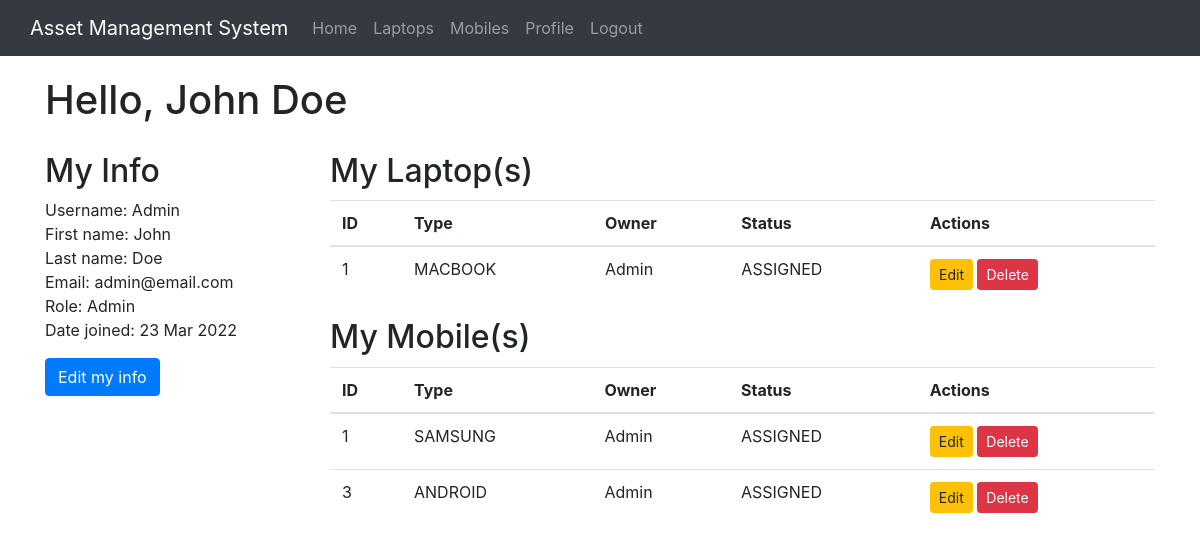
Page /users/display_profile (signed in) on the committed database.
### inventory/models.py (models this page shows, shortened)
class Laptop(models.Model):
    type_choices = (
        ("SURFACEPRO", "Surface Pro"),
        ("MACBOOK", "MacBook"),
        ("THINKPAD", "Thinkpad"),
    )
    type = models.CharField(max_length=100, choices=type_choices, blank=False)
    owner = models.ForeignKey(User, blank=True, null=True, on_delete=models.CASCADE)
    status_choices = (
        ("AVAILABLE", "Device is available to be assigned"),
        ("ASSIGNED", "Device is assigned to a staff member"),
        ("SETUP_REQUIRED", "This device needs setting up before it can be assigned"),
    )
    status = models.CharField(max_length=100, choices=status_choices, blank=False)

class Mobile(models.Model):
    type_choices = (
        ("ANDROID", "Android"),
        ("IPHONE", "iPhone"),
        ("SAMSUNG", "Samsung"),
    )
    type = models.CharField(max_length=100, choices=type_choices, blank=False)
    owner = models.ForeignKey(User, blank=True, null=True, on_delete=models.CASCADE)
    status_choices = (
        ("AVAILABLE", "Device is available to be assigned"),
        ("ASSIGNED", "Device is assigned to a staff member"),
        ("SETUP_REQUIRED", "This device needs setting up before it can be assigned"),
    )
    status = models.CharField(max_length=100, choices=status_choices, blank=False)

### users/views.py (the view)
def display_profile(request):
    laptops = Laptop.objects.all()
    mobiles = Mobile.objects.all()
    date_joined = request.user.date_joined.strftime("%d %b %Y")
    context = {
        "user": request.user,
        "date_joined": date_joined,
        "laptops": laptops,
        "mobiles": mobiles,
    }
    return render(request, "authenticate/display_profile.html", context)

### users/templates/authenticate/display_profile.html
{% extends 'inventory/base.html' %}
{% block body%}
    <h1>Hello, {{user.first_name}} {{user.last_name}}</h1>
    <div class="profile row">
        <div class="col-md-3">
            <h2>My Info</h2>
            <ul class="info">
                <li>Username: {{user.username}}</li>
                <li>First name: {{user.first_name}}</li>
                <li>Last name: {{user.last_name}}</li>
                <li>Email: {{user.email}}</li>
                <li>
                    {% if user.is_superuser %}
                        Role: Admin
                    {% else %}
                        Role: Regular
                    {% endif %}
                </li>
                <li>Date joined: {{date_joined}}</li>
            </ul>
            <a class="btn btn-primary" href="{% url 'edit_profile' %}">Edit my info</a>
        </div>
        <div class="col-md-9">
            <h2>My Laptop(s)</h2>
            <table class="table table-hover">
                <thead>
                    <tr>
                        <th>ID</th>
                        <th>Type</th>
                        <th>Owner</th>
                        <th>Status</th>
                        <th>Actions</th>
                    </tr>
                </thead>
                <tbody>
                    {% for laptop in laptops %}
                        {% if laptop.owner.username == user.username %}
                            <tr>
                                <td>{{ laptop.pk }}</td>
                                <td>{{ laptop.type }}</td>
                                <td>{{ laptop.owner.username }}</td>
                                <td>{{ laptop.status }}</td>
                                <td>
                                    <a href="{% url 'edit_laptop' laptop.pk %}" class="btn btn-warning btn-sm" role="button">Edit</a>
                                    {% if user.is_superuser %}
                                        <a href="{% url 'delete_laptop' laptop.pk %}" class="btn btn-danger btn-sm" role="button">Delete</a>
                                    {% endif %}
                                </td>
                            </tr>
                        {% endif %}
                    {% endfor %}
                </tbody>
            </table>
            <h2>My Mobile(s)</h2>
            <table class="table table-hover">
                <thead>
                    <tr>
                        <th>ID</th>
                        <th>Type</th>
                        <th>Owner</th>
                        <th>Status</th>
                        <th>Actions</th>
                    </tr>
                </thead>
                <tbody>
                    {% for mobile in mobiles %}
                        {% if mobile.owner.username == user.username %}
                            <tr>
                                <td>{{ mobile.pk }}</td>
                                <td>{{ mobile.type }}</td>
                                <td>{{ mobile.owner.username }}</td>
                                <td>{{ mobile.status }}</td>
                                <td>
                                    <a href="{% url 'edit_mobile' mobile.pk %}" class="btn btn-warning btn-sm" role="button">Edit</a>
                                    {% if user.is_superuser %}
                                        <a href="{% url 'delete_mobile' mobile.pk %}" class="btn btn-danger btn-sm" role="button">Delete</a>
                                    {% endif %}
                                </td>
                            </tr>
                        {% endif %}
                    {% endfor %}
                </tbody>
            </table>
        </div>
    </div>
{% endblock %}

### inventory/static/css/style.css (style rules this page uses)
.table { margin: 10px 0px 10px 0px; }
.profile.row { padding-top: 20px; }
.profile, .info { padding: 0; list-style-type: none; }

### rows in the picture
Laptop: pk "1", type "MACBOOK", owner.username "Admin", status "ASSIGNED"
Mobile: pk "1", type "SAMSUNG", owner.username "Admin", status "ASSIGNED"
Mobile: pk "3", type "ANDROID", owner.username "Admin", status "ASSIGNED"

### other values in the picture
{{ user.first_name }} "John"
{{ user.last_name }} "Doe"
{{ user.username }} "Admin"
{{ user.email }} "admin@email.com"
{{ date_joined }} "23 Mar 2022"
